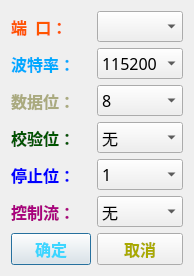
<?xml version="1.0" encoding="UTF-8"?>
<ui version="4.0">
 <class>ComConfigDialog</class>
 <widget class="QDialog" name="ComConfigDialog">
  <property name="geometry">
   <rect>
    <x>0</x>
    <y>0</y>
    <width>182</width>
    <height>210</height>
   </rect>
  </property>
  <property name="sizePolicy">
   <sizepolicy hsizetype="Preferred" vsizetype="Preferred">
    <horstretch>0</horstretch>
    <verstretch>0</verstretch>
   </sizepolicy>
  </property>
  <property name="font">
   <font>
    <family>楷体</family>
    <pointsize>12</pointsize>
    <weight>75</weight>
    <bold>true</bold>
   </font>
  </property>
  <property name="windowTitle">
   <string>Dialog</string>
  </property>
  <layout class="QGridLayout" name="gridLayout">
   <item row="0" column="0">
    <widget class="QLabel" name="label">
     <property name="palette">
      <palette>
       <active>
        <colorrole role="WindowText">
         <brush brushstyle="SolidPattern">
          <color alpha="255">
           <red>255</red>
           <green>85</green>
           <blue>0</blue>
          </color>
         </brush>
        </colorrole>
       </active>
       <inactive>
        <colorrole role="WindowText">
         <brush brushstyle="SolidPattern">
          <color alpha="255">
           <red>255</red>
           <green>85</green>
           <blue>0</blue>
          </color>
         </brush>
        </colorrole>
       </inactive>
       <disabled>
        <colorrole role="WindowText">
         <brush brushstyle="SolidPattern">
          <color alpha="255">
           <red>120</red>
           <green>120</green>
           <blue>120</blue>
          </color>
         </brush>
        </colorrole>
       </disabled>
      </palette>
     </property>
     <property name="font">
      <font>
       <family>楷体</family>
       <pointsize>12</pointsize>
       <weight>75</weight>
       <bold>true</bold>
      </font>
     </property>
     <property name="text">
      <string>端  口：</string>
     </property>
    </widget>
   </item>
   <item row="0" column="1">
    <widget class="QComboBox" name="comboBox_com">
     <property name="palette">
      <palette>
       <active>
        <colorrole role="Text">
         <brush brushstyle="SolidPattern">
          <color alpha="255">
           <red>255</red>
           <green>85</green>
           <blue>127</blue>
          </color>
         </brush>
        </colorrole>
       </active>
       <inactive>
        <colorrole role="Text">
         <brush brushstyle="SolidPattern">
          <color alpha="255">
           <red>255</red>
           <green>85</green>
           <blue>127</blue>
          </color>
         </brush>
        </colorrole>
       </inactive>
       <disabled>
        <colorrole role="Text">
         <brush brushstyle="SolidPattern">
          <color alpha="255">
           <red>120</red>
           <green>120</green>
           <blue>120</blue>
          </color>
         </brush>
        </colorrole>
       </disabled>
      </palette>
     </property>
     <property name="font">
      <font>
       <family>楷体</family>
       <pointsize>12</pointsize>
       <weight>50</weight>
       <bold>false</bold>
      </font>
     </property>
    </widget>
   </item>
   <item row="1" column="0">
    <widget class="QLabel" name="label_2">
     <property name="palette">
      <palette>
       <active>
        <colorrole role="WindowText">
         <brush brushstyle="SolidPattern">
          <color alpha="255">
           <red>0</red>
           <green>170</green>
           <blue>255</blue>
          </color>
         </brush>
        </colorrole>
       </active>
       <inactive>
        <colorrole role="WindowText">
         <brush brushstyle="SolidPattern">
          <color alpha="255">
           <red>0</red>
           <green>170</green>
           <blue>255</blue>
          </color>
         </brush>
        </colorrole>
       </inactive>
       <disabled>
        <colorrole role="WindowText">
         <brush brushstyle="SolidPattern">
          <color alpha="255">
           <red>120</red>
           <green>120</green>
           <blue>120</blue>
          </color>
         </brush>
        </colorrole>
       </disabled>
      </palette>
     </property>
     <property name="font">
      <font>
       <family>楷体</family>
       <pointsize>12</pointsize>
       <weight>75</weight>
       <bold>true</bold>
      </font>
     </property>
     <property name="text">
      <string>波特率：</string>
     </property>
    </widget>
   </item>
   <item row="1" column="1">
    <widget class="QComboBox" name="comboBoxbaud">
     <property name="enabled">
      <bool>true</bool>
     </property>
     <property name="palette">
      <palette>
       <active>
        <colorrole role="WindowText">
         <brush brushstyle="SolidPattern">
          <color alpha="255">
           <red>255</red>
           <green>252</green>
           <blue>205</blue>
          </color>
         </brush>
        </colorrole>
        <colorrole role="Text">
         <brush brushstyle="SolidPattern">
          <color alpha="255">
           <red>170</red>
           <green>0</green>
           <blue>0</blue>
          </color>
         </brush>
        </colorrole>
       </active>
       <inactive>
        <colorrole role="WindowText">
         <brush brushstyle="SolidPattern">
          <color alpha="255">
           <red>255</red>
           <green>252</green>
           <blue>205</blue>
          </color>
         </brush>
        </colorrole>
        <colorrole role="Text">
         <brush brushstyle="SolidPattern">
          <color alpha="255">
           <red>170</red>
           <green>0</green>
           <blue>0</blue>
          </color>
         </brush>
        </colorrole>
       </inactive>
       <disabled>
        <colorrole role="WindowText">
         <brush brushstyle="SolidPattern">
          <color alpha="255">
           <red>120</red>
           <green>120</green>
           <blue>120</blue>
          </color>
         </brush>
        </colorrole>
        <colorrole role="Text">
         <brush brushstyle="SolidPattern">
          <color alpha="255">
           <red>120</red>
           <green>120</green>
           <blue>120</blue>
          </color>
         </brush>
        </colorrole>
       </disabled>
      </palette>
     </property>
     <property name="font">
      <font>
       <family>楷体</family>
       <pointsize>12</pointsize>
       <weight>50</weight>
       <bold>false</bold>
      </font>
     </property>
     <property name="currentIndex">
      <number>7</number>
     </property>
     <item>
      <property name="text">
       <string>1200</string>
      </property>
     </item>
     <item>
      <property name="text">
       <string>2400</string>
      </property>
     </item>
     <item>
      <property name="text">
       <string>4800</string>
      </property>
     </item>
     <item>
      <property name="text">
       <string>9600</string>
      </property>
     </item>
     <item>
      <property name="text">
       <string>19200</string>
      </property>
     </item>
     <item>
      <property name="text">
       <string>38400</string>
      </property>
     </item>
     <item>
      <property name="text">
       <string>57600</string>
      </property>
     </item>
     <item>
      <property name="text">
       <string>115200</string>
      </property>
     </item>
     <item>
      <property name="text">
       <string>230400</string>
      </property>
     </item>
    </widget>
   </item>
   <item row="2" column="0">
    <widget class="QLabel" name="label_3">
     <property name="palette">
      <palette>
       <active>
        <colorrole role="WindowText">
         <brush brushstyle="SolidPattern">
          <color alpha="255">
           <red>170</red>
           <green>170</green>
           <blue>127</blue>
          </color>
         </brush>
        </colorrole>
       </active>
       <inactive>
        <colorrole role="WindowText">
         <brush brushstyle="SolidPattern">
          <color alpha="255">
           <red>170</red>
           <green>170</green>
           <blue>127</blue>
          </color>
         </brush>
        </colorrole>
       </inactive>
       <disabled>
        <colorrole role="WindowText">
         <brush brushstyle="SolidPattern">
          <color alpha="255">
           <red>120</red>
           <green>120</green>
           <blue>120</blue>
          </color>
         </brush>
        </colorrole>
       </disabled>
      </palette>
     </property>
     <property name="font">
      <font>
       <family>楷体</family>
       <pointsize>12</pointsize>
       <weight>75</weight>
       <bold>true</bold>
      </font>
     </property>
     <property name="text">
      <string>数据位：</string>
     </property>
    </widget>
   </item>
   <item row="2" column="1">
    <widget class="QComboBox" name="comboBox_databit">
     <property name="enabled">
      <bool>true</bool>
     </property>
     <property name="palette">
      <palette>
       <active>
        <colorrole role="Text">
         <brush brushstyle="SolidPattern">
          <color alpha="255">
           <red>170</red>
           <green>0</green>
           <blue>0</blue>
          </color>
         </brush>
        </colorrole>
       </active>
       <inactive>
        <colorrole role="Text">
         <brush brushstyle="SolidPattern">
          <color alpha="255">
           <red>170</red>
           <green>0</green>
           <blue>0</blue>
          </color>
         </brush>
        </colorrole>
       </inactive>
       <disabled>
        <colorrole role="Text">
         <brush brushstyle="SolidPattern">
          <color alpha="255">
           <red>120</red>
           <green>120</green>
           <blue>120</blue>
          </color>
         </brush>
        </colorrole>
       </disabled>
      </palette>
     </property>
     <property name="font">
      <font>
       <family>楷体</family>
       <pointsize>12</pointsize>
       <weight>50</weight>
       <bold>false</bold>
      </font>
     </property>
     <property name="currentIndex">
      <number>3</number>
     </property>
     <item>
      <property name="text">
       <string>5</string>
      </property>
     </item>
     <item>
      <property name="text">
       <string>6</string>
      </property>
     </item>
     <item>
      <property name="text">
       <string>7</string>
      </property>
     </item>
     <item>
      <property name="text">
       <string>8</string>
      </property>
     </item>
    </widget>
   </item>
   <item row="3" column="0">
    <widget class="QLabel" name="label_4">
     <property name="palette">
      <palette>
       <active>
        <colorrole role="WindowText">
         <brush brushstyle="SolidPattern">
          <color alpha="255">
           <red>0</red>
           <green>85</green>
           <blue>0</blue>
          </color>
         </brush>
        </colorrole>
       </active>
       <inactive>
        <colorrole role="WindowText">
         <brush brushstyle="SolidPattern">
          <color alpha="255">
           <red>0</red>
           <green>85</green>
           <blue>0</blue>
          </color>
         </brush>
        </colorrole>
       </inactive>
       <disabled>
        <colorrole role="WindowText">
         <brush brushstyle="SolidPattern">
          <color alpha="255">
           <red>120</red>
           <green>120</green>
           <blue>120</blue>
          </color>
         </brush>
        </colorrole>
       </disabled>
      </palette>
     </property>
     <property name="font">
      <font>
       <family>楷体</family>
       <pointsize>12</pointsize>
       <weight>75</weight>
       <bold>true</bold>
      </font>
     </property>
     <property name="text">
      <string>校验位：</string>
     </property>
    </widget>
   </item>
   <item row="3" column="1">
    <widget class="QComboBox" name="comboBox_check">
     <property name="enabled">
      <bool>true</bool>
     </property>
     <property name="palette">
      <palette>
       <active>
        <colorrole role="Text">
         <brush brushstyle="SolidPattern">
          <color alpha="255">
           <red>170</red>
           <green>0</green>
           <blue>0</blue>
          </color>
         </brush>
        </colorrole>
       </active>
       <inactive>
        <colorrole role="Text">
         <brush brushstyle="SolidPattern">
          <color alpha="255">
           <red>170</red>
           <green>0</green>
           <blue>0</blue>
          </color>
         </brush>
        </colorrole>
       </inactive>
       <disabled>
        <colorrole role="Text">
         <brush brushstyle="SolidPattern">
          <color alpha="255">
           <red>120</red>
           <green>120</green>
           <blue>120</blue>
          </color>
         </brush>
        </colorrole>
       </disabled>
      </palette>
     </property>
     <property name="font">
      <font>
       <family>楷体</family>
       <pointsize>12</pointsize>
       <weight>50</weight>
       <bold>false</bold>
      </font>
     </property>
     <item>
      <property name="text">
       <string>无</string>
      </property>
     </item>
     <item>
      <property name="text">
       <string>偶校验</string>
      </property>
     </item>
     <item>
      <property name="text">
       <string>奇校验</string>
      </property>
     </item>
     <item>
      <property name="text">
       <string>0校验</string>
      </property>
     </item>
     <item>
      <property name="text">
       <string>1校验</string>
      </property>
     </item>
    </widget>
   </item>
   <item row="4" column="0">
    <widget class="QLabel" name="label_5">
     <property name="palette">
      <palette>
       <active>
        <colorrole role="WindowText">
         <brush brushstyle="SolidPattern">
          <color alpha="255">
           <red>0</red>
           <green>0</green>
           <blue>255</blue>
          </color>
         </brush>
        </colorrole>
       </active>
       <inactive>
        <colorrole role="WindowText">
         <brush brushstyle="SolidPattern">
          <color alpha="255">
           <red>0</red>
           <green>0</green>
           <blue>255</blue>
          </color>
         </brush>
        </colorrole>
       </inactive>
       <disabled>
        <colorrole role="WindowText">
         <brush brushstyle="SolidPattern">
          <color alpha="255">
           <red>120</red>
           <green>120</green>
           <blue>120</blue>
          </color>
         </brush>
        </colorrole>
       </disabled>
      </palette>
     </property>
     <property name="font">
      <font>
       <family>楷体</family>
       <pointsize>12</pointsize>
       <weight>75</weight>
       <bold>true</bold>
      </font>
     </property>
     <property name="text">
      <string>停止位：</string>
     </property>
    </widget>
   </item>
   <item row="4" column="1">
    <widget class="QComboBox" name="comboBox_StopBit">
     <property name="enabled">
      <bool>true</bool>
     </property>
     <property name="palette">
      <palette>
       <active>
        <colorrole role="Text">
         <brush brushstyle="SolidPattern">
          <color alpha="255">
           <red>170</red>
           <green>0</green>
           <blue>0</blue>
          </color>
         </brush>
        </colorrole>
       </active>
       <inactive>
        <colorrole role="Text">
         <brush brushstyle="SolidPattern">
          <color alpha="255">
           <red>170</red>
           <green>0</green>
           <blue>0</blue>
          </color>
         </brush>
        </colorrole>
       </inactive>
       <disabled>
        <colorrole role="Text">
         <brush brushstyle="SolidPattern">
          <color alpha="255">
           <red>120</red>
           <green>120</green>
           <blue>120</blue>
          </color>
         </brush>
        </colorrole>
       </disabled>
      </palette>
     </property>
     <property name="font">
      <font>
       <family>楷体</family>
       <pointsize>12</pointsize>
       <weight>50</weight>
       <bold>false</bold>
      </font>
     </property>
     <item>
      <property name="text">
       <string>1</string>
      </property>
     </item>
     <item>
      <property name="text">
       <string>1.5</string>
      </property>
     </item>
     <item>
      <property name="text">
       <string>2</string>
      </property>
     </item>
    </widget>
   </item>
   <item row="5" column="0">
    <widget class="QLabel" name="label_6">
     <property name="palette">
      <palette>
       <active>
        <colorrole role="WindowText">
         <brush brushstyle="SolidPattern">
          <color alpha="255">
           <red>170</red>
           <green>0</green>
           <blue>127</blue>
          </color>
         </brush>
        </colorrole>
       </active>
       <inactive>
        <colorrole role="WindowText">
         <brush brushstyle="SolidPattern">
          <color alpha="255">
           <red>170</red>
           <green>0</green>
           <blue>127</blue>
          </color>
         </brush>
        </colorrole>
       </inactive>
       <disabled>
        <colorrole role="WindowText">
         <brush brushstyle="SolidPattern">
          <color alpha="255">
           <red>120</red>
           <green>120</green>
           <blue>120</blue>
          </color>
         </brush>
        </colorrole>
       </disabled>
      </palette>
     </property>
     <property name="font">
      <font>
       <family>楷体</family>
       <pointsize>12</pointsize>
       <weight>75</weight>
       <bold>true</bold>
      </font>
     </property>
     <property name="text">
      <string>控制流：</string>
     </property>
    </widget>
   </item>
   <item row="5" column="1">
    <widget class="QComboBox" name="comboBox_hardwareFlow">
     <property name="palette">
      <palette>
       <active>
        <colorrole role="Text">
         <brush brushstyle="SolidPattern">
          <color alpha="255">
           <red>170</red>
           <green>0</green>
           <blue>0</blue>
          </color>
         </brush>
        </colorrole>
       </active>
       <inactive>
        <colorrole role="Text">
         <brush brushstyle="SolidPattern">
          <color alpha="255">
           <red>170</red>
           <green>0</green>
           <blue>0</blue>
          </color>
         </brush>
        </colorrole>
       </inactive>
       <disabled>
        <colorrole role="Text">
         <brush brushstyle="SolidPattern">
          <color alpha="255">
           <red>120</red>
           <green>120</green>
           <blue>120</blue>
          </color>
         </brush>
        </colorrole>
       </disabled>
      </palette>
     </property>
     <property name="font">
      <font>
       <family>楷体</family>
       <pointsize>12</pointsize>
       <weight>50</weight>
       <bold>false</bold>
      </font>
     </property>
     <item>
      <property name="text">
       <string>无</string>
      </property>
     </item>
     <item>
      <property name="text">
       <string>硬件</string>
      </property>
     </item>
     <item>
      <property name="text">
       <string>软件</string>
      </property>
     </item>
    </widget>
   </item>
   <item row="6" column="0">
    <widget class="QPushButton" name="pushButton_yes">
     <property name="palette">
      <palette>
       <active>
        <colorrole role="WindowText">
         <brush brushstyle="SolidPattern">
          <color alpha="255">
           <red>0</red>
           <green>255</green>
           <blue>0</blue>
          </color>
         </brush>
        </colorrole>
        <colorrole role="ButtonText">
         <brush brushstyle="SolidPattern">
          <color alpha="255">
           <red>62</red>
           <green>214</green>
           <blue>255</blue>
          </color>
         </brush>
        </colorrole>
       </active>
       <inactive>
        <colorrole role="WindowText">
         <brush brushstyle="SolidPattern">
          <color alpha="255">
           <red>0</red>
           <green>255</green>
           <blue>0</blue>
          </color>
         </brush>
        </colorrole>
        <colorrole role="ButtonText">
         <brush brushstyle="SolidPattern">
          <color alpha="255">
           <red>62</red>
           <green>214</green>
           <blue>255</blue>
          </color>
         </brush>
        </colorrole>
       </inactive>
       <disabled>
        <colorrole role="WindowText">
         <brush brushstyle="SolidPattern">
          <color alpha="255">
           <red>120</red>
           <green>120</green>
           <blue>120</blue>
          </color>
         </brush>
        </colorrole>
        <colorrole role="ButtonText">
         <brush brushstyle="SolidPattern">
          <color alpha="255">
           <red>120</red>
           <green>120</green>
           <blue>120</blue>
          </color>
         </brush>
        </colorrole>
       </disabled>
      </palette>
     </property>
     <property name="text">
      <string>确定</string>
     </property>
    </widget>
   </item>
   <item row="6" column="1">
    <widget class="QPushButton" name="pushButton_no">
     <property name="palette">
      <palette>
       <active>
        <colorrole role="ButtonText">
         <brush brushstyle="SolidPattern">
          <color alpha="255">
           <red>170</red>
           <green>170</green>
           <blue>0</blue>
          </color>
         </brush>
        </colorrole>
       </active>
       <inactive>
        <colorrole role="ButtonText">
         <brush brushstyle="SolidPattern">
          <color alpha="255">
           <red>170</red>
           <green>170</green>
           <blue>0</blue>
          </color>
         </brush>
        </colorrole>
       </inactive>
       <disabled>
        <colorrole role="ButtonText">
         <brush brushstyle="SolidPattern">
          <color alpha="255">
           <red>120</red>
           <green>120</green>
           <blue>120</blue>
          </color>
         </brush>
        </colorrole>
       </disabled>
      </palette>
     </property>
     <property name="text">
      <string>取消</string>
     </property>
    </widget>
   </item>
  </layout>
 </widget>
 <resources/>
 <connections/>
</ui>
